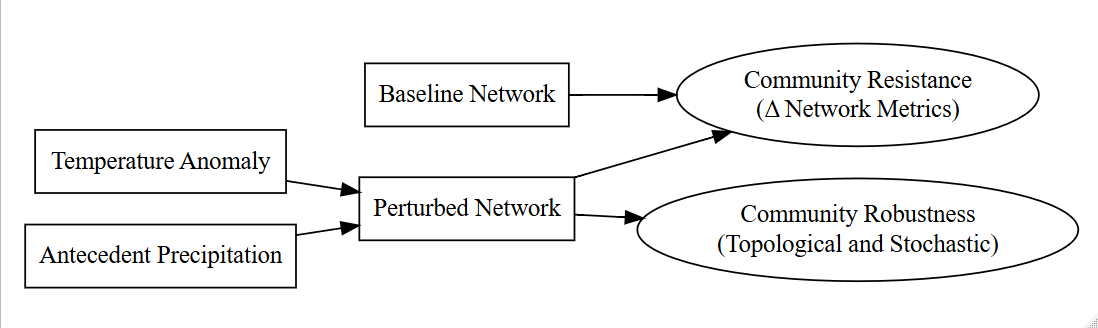

R code for this plot:
library(DiagrammeR)

grViz("
digraph SEM {

  graph [layout = dot, rankdir = LR]

  # -------------------------
  # EXOGENOUS VARIABLES
  # -------------------------
  Temp [label = 'Temperature Anomaly', shape = box]
  Precip [label = 'Antecedent Precipitation', shape = box]

  # -------------------------
  # NETWORK STATES (OBSERVED)
  # -------------------------
  Network0 [label = 'Baseline Network', shape = box]
  Network1 [label = 'Perturbed Network', shape = box]

  # -------------------------
  # DERIVED METRIC: RESISTANCE
  # -------------------------
  Resistance [label = 'Community Resistance\n(Δ Network Metrics)', shape = ellipse]

  # -------------------------
  # DYNAMICAL OUTCOME: ROBUSTNESS
  # -------------------------
  Robustness [label = 'Community Robustness\n(Topological and Stochastic)', shape = ellipse]

  # -------------------------
  # CAUSAL STRUCTURE
  # -------------------------

  Temp -> Network1
  Precip -> Network1

  Network0 -> Resistance
  Network1 -> Resistance

  Network1 -> Robustness

}
")
